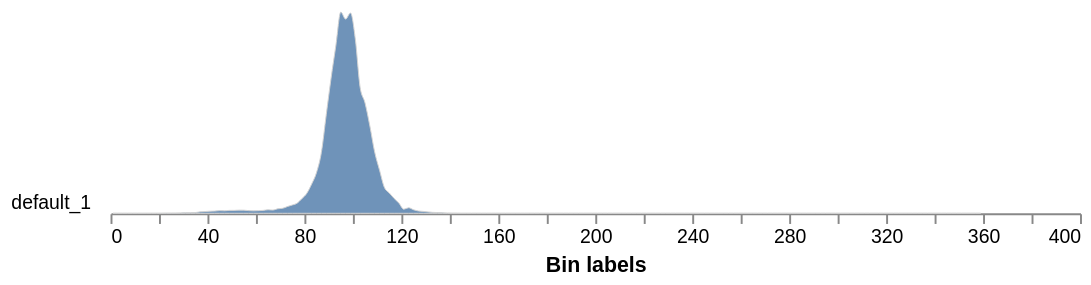

This figure's notebook cell:
### Markdown cell above
## Step 9: Color Analysis

### Code cell
# Determine color properties: Histograms, Color Slices and Pseudocolored Images, output color analyzed images (optional)

# Inputs:
#   rgb_img - RGB image data
#   mask - Binary mask of selected contours 
#   colorspaces - 'all' (default), 'rgb', 'lab', or 'hsv'
#                 This is the data to be printed to the SVG histogram file  
#   label - Optional label parameter, modifies the variable name of observations recorded. (default `label="default"`)

color_histogram = pcv.analyze.color(rgb_img=img_cc, labeled_mask=kept_mask, colorspaces='all', label="default")

### Figure 1 — Vega-Lite specification as saved in the notebook (floating-point values rounded to 4 significant figures; data arrays with more than 128 entries replaced by an {"elided": "..."} marker saying what was removed)
{"config": {"view": {"continuousWidth": 300, "continuousHeight": 300, "stroke": null}, "axis": {"grid": false}, "facet": {"columns": 1, "spacing": 0}, "title": {"anchor": "end"}}, "data": {"name": "data-80950cb9c477327c1644ac9e085730c3"}, "facet": {"field": "sample", "header": {"labelAngle": 0, "labelAlign": "left", "labelOrient": "left"}, "title": null, "type": "nominal"}, "spec": {"mark": {"type": "area", "fillOpacity": 0.8, "interpolate": "monotone", "stroke": "lightgray", "strokeWidth": 0.5}, "encoding": {"x": {"field": "label", "title": "Bin labels", "type": "quantitative"}, "y": {"axis": null, "field": "value", "scale": {"range": [10, -100]}, "type": "quantitative"}}, "height": 10, "width": 500}, "bounds": "flush", "$schema": "https://vega.github.io/schema/vega-lite/v5.20.1.json", "datasets": {"data-80950cb9c477327c1644ac9e085730c3": {"elided": "180 records"}}}
